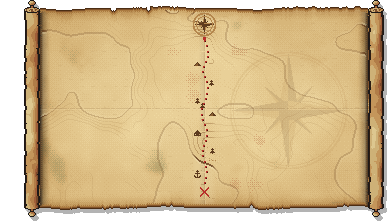
#> input picture tools/art/map_sheet_base.png, 392 x 224 px
$ python make_scrolls.py
#> lines starting #> are read from the running program, lines starting #| are printed output that depends on the picture
#> in main, sheet is the input picture: PIL image 392x224 RGBA; mean R, G, B, A 171.1, 146.1, 101.2, 211.3
#!/usr/bin/env python3
"""Redesenha os dois rolos laterais do mapa em textures/gui/map_sheet.png.

Papel enrolado: cilindro com luz da esquerda, boca de cima com a espiral do papel, voltas diagonais e a curva de baixo
com as voltas aparecendo. Sem pinos, sem fitas, sem pontas soltas: o rolo e so o proprio papel enrolado, encostado
sem fitas, sem pontas soltas: o rolo e so o proprio papel enrolado, encostado na borda da folha. Parte sempre do
original (tools/art/map_sheet_base.png).
"""
import math, os
from PIL import Image

HERE = os.path.dirname(os.path.abspath(__file__))
RES = os.path.join(HERE, '..', '..', 'src', 'main', 'resources', 'assets', 'lasthorizon', 'textures', 'gui', 'map_sheet.png')
BASE = os.path.join(HERE, 'map_sheet_base.png')

OL = (96, 48, 34, 255)         # contorno marrom-avermelhado
PAL = [(255, 244, 208, 255), (249, 227, 171, 255), (240, 208, 142, 255), (222, 176, 110, 255), (190, 134, 84, 255), (146, 92, 58, 255)]
CLEAR = (0, 0, 0, 0)

RW, RH = 20, 214               # largura e altura do rolo
TOP_Y, BOT_Y = 10, 203         # centros das bocas (cima e baixo)
RX_, RY_ = 9.5, 4.8


def band(u):
    """Cilindro de papel: luz vindo da esquerda, sombra e luz refletida na direita. u em -1..1. Faixas limpas, sem pontilhado."""
    nz = math.sqrt(max(0.0, 1 - u * u))
    lam = max(0.0, -0.55 * u + 0.62 * nz)
    rim = 0.18 * max(0.0, u - 0.66) / 0.34
    v = (1.0 - min(1.0, lam + rim)) * 5.4
    return max(0, min(5, int(v)))


def make_roll():
    img = Image.new('RGBA', (RW, RH), CLEAR)
#> img: PIL image 20x214 RGBA; every value is 0
    px = img.load()
    cx = (RW - 1) / 2.0

    def put(x, y, c):
        if 0 <= x < RW and 0 <= y < RH:
            px[x, y] = c

    # corpo: cilindro de ponta a ponta, contorno dos dois lados
    for y in range(TOP_Y, BOT_Y + 1):
        for x in range(RW):
            if x in (0, RW - 1):
                put(x, y, OL)
                continue
            u = (x - cx) / (RW / 2.0 - 1.0)
            put(x, y, PAL[band(u)])
    # voltas do papel: bordas diagonais (luz em cima, sombra embaixo), como as camadas de uma folha enrolada
    for yy, sl in ((46, 3), (101, -3), (150, 3)):
        for x in range(1, RW - 1):
            y = yy + (x // sl if sl > 0 else -(x // -sl))
            u = (x - cx) / (RW / 2.0 - 1.0)
            k = band(u)
            put(x, y - 1, PAL[max(0, k - 1)])
            put(x, y, PAL[min(4, k + 2)])
            put(x, y + 1, PAL[min(5, k + 1)])
    # boca de cima: a ponta do rolo vista de cima, com a espiral do papel
    for y in range(TOP_Y - 6, TOP_Y + 7):
        for x in range(RW):
            ex, ey = (x - cx) / RX_, (y - TOP_Y) / RY_
            d = ex * ex + ey * ey
            if d > 1.0:
                if y < TOP_Y:
                    put(x, y, CLEAR)
                continue
            if d > 0.72:
                put(x, y, OL)
                continue
            r = math.sqrt(d)
            ang = math.atan2(ey, ex)
            tt = (r * 3.0 + ang / (2 * math.pi)) % 1.0
            if r < 0.15:
                c = PAL[5]
            elif tt < 0.17:
                c = PAL[4]
            elif tt < 0.30:
                c = PAL[3]
            else:
                c = PAL[0] if (ex < -0.1 and tt > 0.55) else PAL[1]
            put(x, y, c)
    # fundo: a curva de baixo do rolo, com as voltas do papel aparecendo em arcos
    for y in range(BOT_Y - 1, BOT_Y + 7):
        for x in range(RW):
            ex, ey = (x - cx) / RX_, (y - BOT_Y) / RY_
            d = ex * ex + ey * ey
            if ey < 0 and d <= 1.0:
                continue
            if d > 1.0:
                if ey >= 0:
                    put(x, y, CLEAR)
                continue
            if d > 0.80:
                put(x, y, OL)
            elif ey < 0:
                continue
            elif d > 0.66:
                put(x, y, PAL[3] if x < cx else PAL[4])
            elif d > 0.56:
                put(x, y, PAL[5])
            elif d > 0.44:
                put(x, y, PAL[1] if x < cx else PAL[2])
            elif d > 0.36:
                put(x, y, PAL[4])
            else:
                u = (x - cx) / (RW / 2.0 - 1.0)
                put(x, y, PAL[band(u)])
    return img


def shadow_strip(img, xs, y0, y1, a0):
    """Sombra de contato do rolo sobre a folha (escurece os pixels que ja existem)."""
    for i, x in enumerate(xs):
        a = a0 * (1.0 - i / float(len(xs)))
        for y in range(y0, y1):
            p = img.getpixel((x, y))
            if p[3] == 0:
                continue
            f = 1.0 - a / 255.0
            img.putpixel((x, y), (int(p[0] * f), int(p[1] * f), int(p[2] * f), p[3]))


def main():
    sheet = Image.open(BASE).convert('RGBA')
    roll = make_roll()
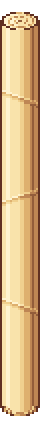
#> roll: PIL image 20x214 RGBA (shown 2 times larger); mean R, G, B, A 199.9, 167.1, 120.4, 238.3; transparent parts drawn white
    # esquerda: limpa 22..39, rolo em x=23..42
    for x in range(22, 40):
        for y in range(sheet.height):
            sheet.putpixel((x, y), CLEAR)
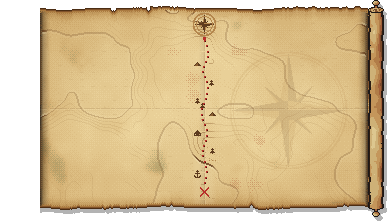
#> sheet: PIL image 392x224 RGBA; mean R, G, B, A 165.6, 141.9, 98.4, 201.8; transparent parts drawn white
    shadow_strip(sheet, [43, 44, 45, 46, 47, 48], 12, 205, 60)
    sheet.alpha_composite(roll, (23, 3))
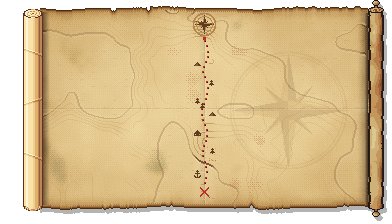
#> sheet: PIL image 392x224 RGBA; mean R, G, B, A 174.3, 149.2, 103.8, 211.7; transparent parts drawn white
    # direita: limpa 368..391, rolo em x=365..384
    for x in range(368, 392):
        for y in range(sheet.height):
            sheet.putpixel((x, y), CLEAR)
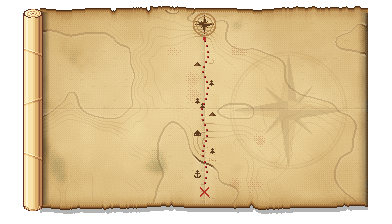
#> sheet: PIL image 392x224 RGBA; mean R, G, B, A 168.8, 145, 101, 201.6; transparent parts drawn white
    shadow_strip(sheet, [364, 363, 362, 361, 360, 359], 12, 205, 80)
    sheet.alpha_composite(roll, (365, 3))
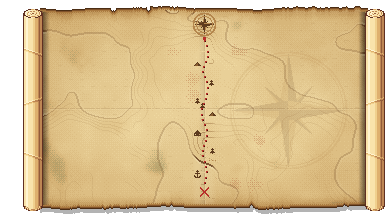
#> sheet: PIL image 392x224 RGBA; mean R, G, B, A 177.4, 152.2, 106.3, 211.5; transparent parts drawn white
    for x in range(385, 389):
        for y in range(14, 220):
            if sheet.getpixel((x, y))[3] == 0:
                sheet.putpixel((x, y), (0, 0, 0, 84 - (x - 385) * 18))
    sheet.save(RES)
    print('ok', sheet.size)
#| ok (392, 224)


if __name__ == '__main__':
    main()
